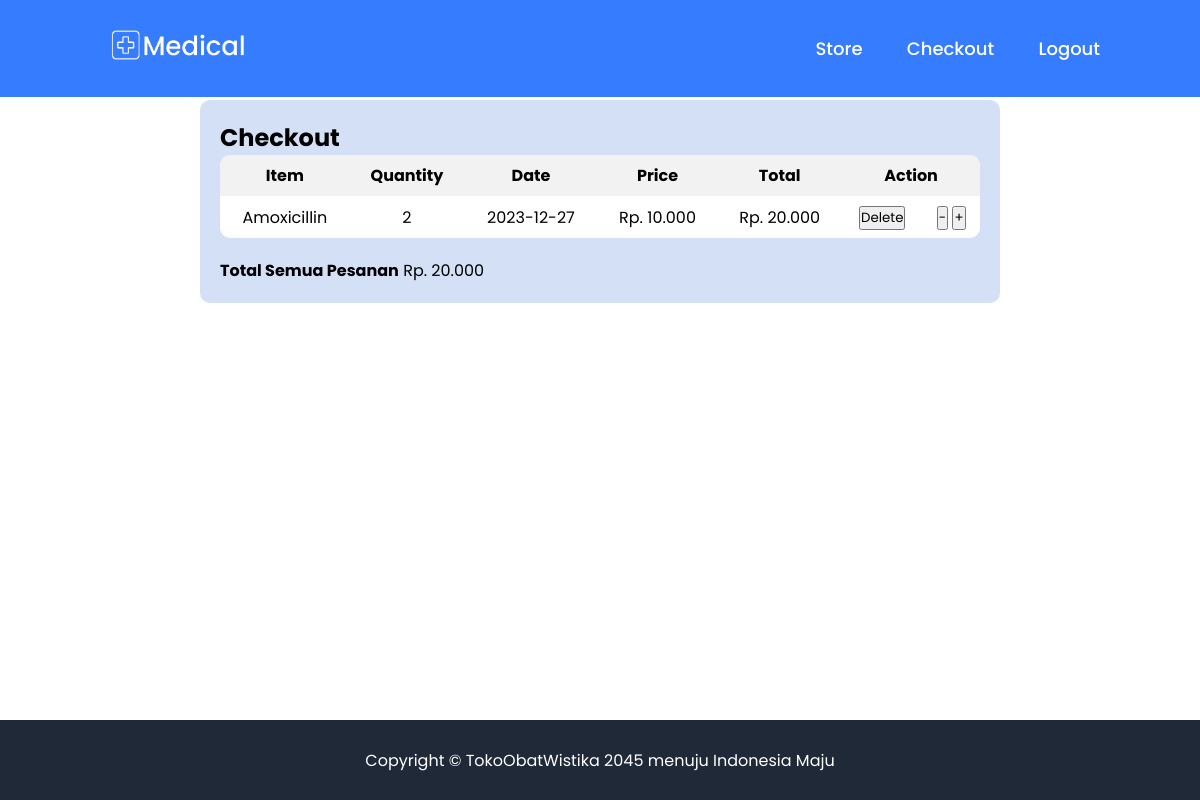
The app's page /index.php?page=keranjang (signed in) with its own data.
### tables this page shows
CREATE TABLE `detailpesanan` (
  `id_detailpesanan` int(11) NOT NULL,
  `jumlah` int(11) NOT NULL,
  `id_produk` int(11) NOT NULL,
  `id_pesanan` int(11) NOT NULL
);

CREATE TABLE `produk` (
  `id_produk` int(11) NOT NULL,
  `nama_produk` varchar(255) NOT NULL,
  `deskripsi_produk` varchar(255) NOT NULL,
  `harga` int(11) NOT NULL,
  `gambar` varchar(255) NOT NULL,
  `stok` int(11) DEFAULT NULL
);

CREATE TABLE `pesanan` (
  `id_pesanan` int(11) NOT NULL,
  `tanggal_pesanan` date NOT NULL,
  `id_user` int(11) DEFAULT NULL
);

### keranjang.php (the view, shortened to what this page needs)
<?php
include "sql.php";
$id_user = $_SESSION['id'];
?>
<!DOCTYPE html>
<html lang="en">
<head>
    <link rel="stylesheet" href="keranjang.css" />
</head>
<body>
    <div class="countiner">
        <h2>Checkout</h2>
        <form method="post" action="keranjang.php">
            <div class="table-container">
                <table>
                    <thead>
                        <tr>
                            <th>Item</th>
                            <th>Quantity</th>
                            <th>Date</th>
                            <th>Price</th>
                            <th>Total</th>
                            <th colspan="2">Action</th>
                        </tr>
                    </thead>
                    <tbody>
                        <?php
                        $que = "SELECT * FROM detailpesanan
                        JOIN pesanan ON pesanan.id_pesanan = detailpesanan.id_pesanan
                        JOIN user ON user.id_user = pesanan.id_user
                        JOIN produk ON produk.id_produk = detailpesanan.id_produk
                        WHERE pesanan.id_user = $id_user
                        ORDER BY pesanan.id_pesanan";
                        $select = mysqli_query($con, $que);
                        $dana = 0;
                        while ($data = mysqli_fetch_array($select)) {
                        ?>
                        <tr>
                            <td><?php echo $data['nama_produk']; ?></td>
                            <td><?php echo $data['jumlah']; ?></td>
                            <td><?php echo $data['tanggal_pesanan']; ?></td>
                            <td><?php echo "Rp. " . number_format($data['harga'], 0, ',', '.'); ?></td>
                            <td>
                                <?php
                                    $total = $data['jumlah'] * $data['harga'];
                                    $total_format = number_format($total, 0, ',', '.');
                                    echo "Rp. " . $total_format;
                                    $dana = $dana + $total;
                                    ?>
                            </td>
                            <td>
                                <a href="index.php?page=pesanan-del&id=<?php echo $data['id_pesanan']; ?>"><button
                                        type="button" class="tbn">Delete</button></a>
                            </td>
                            <td>
                                <form method="post" action="keranjang.php"
                                    onsubmit="return validateQuantity(this, <?php echo $data['stok']; ?>)">
                                    <button type="submit" class="quantity-button">-</button>
                                    <button type="submit" class="quantity-button" name="action"
                                        value="increase">+</button>
                                </form>
                            </td>
                        </tr>
                        <?php } ?>
                    </tbody>
                </table>
                <td>
                    <?php echo "<b>Total Semua Pesanan</b> Rp. " . number_format($dana, 0, ',', '.'); ?>
                </td>
            </div>
        </form>
    </div>
    <footer>Copyright &copy; TokoObatWistika 2045 menuju Indonesia Maju</footer>
</body>
</html>

### keranjang.css (style rules this page uses)
* { margin: 0; padding: 0; box-sizing: border-box; font-family: "Poppins", sans-serif; }
.countiner { margin: 200px; margin-top: 100px; padding: 20px; background: #d4e0f5; border-radius: 10px; height: auto; max-height: 90%; }
form { max-width: 100%; margin-left: auto; margin-right: auto; }
table { width: 100%; border-collapse: collapse; background-color: white; margin-bottom: 20px; border-radius: 10px; }
.table-container { border-radius: 10px; overflow: hidden; box-sizing: border-box; }
table { width: 100%; border-collapse: collapse; }
th { padding: 8px; text-align: left; }
td { padding: 8px; text-align: center; }
th { background-color: #f2f2f2; text-align: center; }
footer { background-color: #1f2937; color: #fff; display: flex; justify-content: center; align-items: center; padding: 2em 0; position: fixed; bottom: 0; left: 0; width: 100%; height: 80px; }

### records on screen
detailpesanan: id_produk.nama_produk "Amoxicillin", jumlah "2", id_pesanan.tanggal_pesanan "2023-12-27", id_produk.harga "10.000", jumlah.harga "20.000"

### other values on screen
$dana "20.000"
